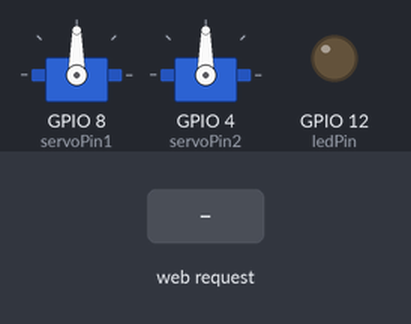
The sketch below on a simulated ESP32-S3. On the bench: 2 × servo, output pins drawn as LEDs (lit = HIGH). The test bench sets the inputs (shaded band). What the sketch prints to the serial monitor is not drawn.

Above: at 1.2 s.
1.3 s: HTTP request GET /led/on received
At 1.9 s:
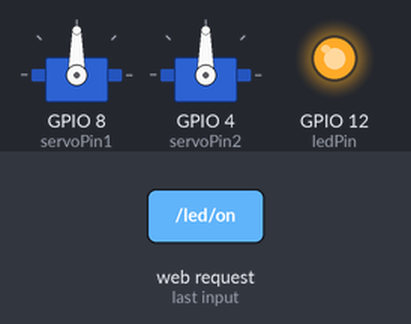
2.8 s: HTTP request GET /servo1/increase received
At 4.0 s:
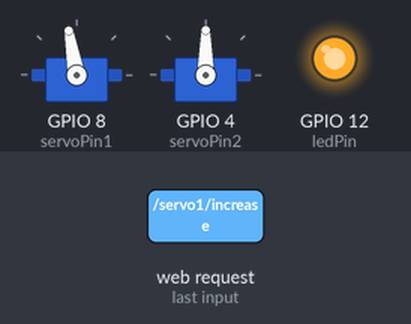
4.3 s: HTTP request GET /led/off received
At 5.3 s:
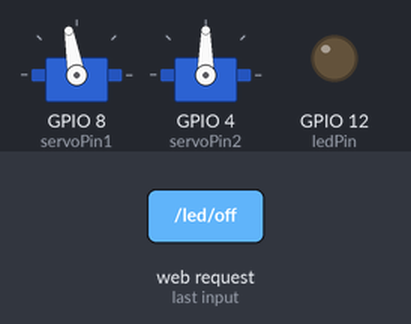
5.8 s: HTTP request GET /servo2/increase received
At 6.5 s:
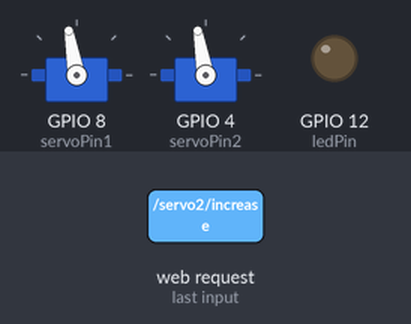
7.3 s: HTTP request GET /servo1/decrease received
At 7.6 s:
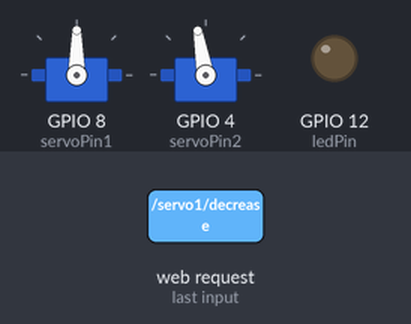
8.8 s: HTTP request GET /led/on received
At 10.0 s:
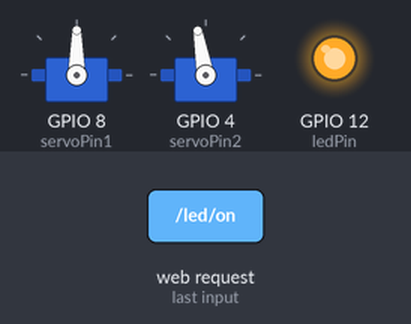
Timing chart, 0 to 11.3 s (numbered marks = the images above; inputs shaded):
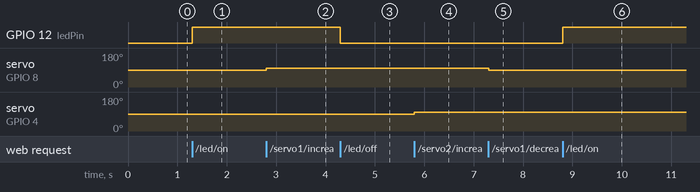

The sketch:

main.ino
```cpp
#include <WiFi.h>
#include <WebServer.h>
#include <ESP32Servo.h>
/* -------------------------------------------------------------------------- */
/*                                    基本定义                                    */
/* -------------------------------------------------------------------------- */
const char *ssid = "ESP32-Access-Point";
const char *password = "123456789";

WebServer server(80); // HTTP服务器在端口80

Servo servo1;
Servo servo2;
/* ---------------------------------- 引脚定义 ---------------------------------- */
const int ledPin = 12;   // 根据你的ESP32板子的LED引脚可能有所不同
const int servoPin1 = 8; // 舵机1连接的引脚
const int servoPin2 = 4; // 舵机2连接的引脚

const int motor1Pin1 = 2;  // 电机1的引脚1
const int motor1Pin2 = 3;  // 电机1的引脚2
const int motor2Pin1 = 10; // 电机2的引脚1
const int motor2Pin2 = 6;  // 电机2的引脚2

/* ---------------------------------- 数值初始化 --------------------------------- */
int angle1 = 90; // 舵机1的初始角度
int angle2 = 90; // 舵机2的初始角度

/* -------------------------------------------------------------------------- */
/*                          HTML页面内容，包含控制LED的按钮和显示区域                          */
/* -------------------------------------------------------------------------- */
const char *htmlPage = R"(
<!DOCTYPE html>
<html>
<head>
  <title>ESP32 Control Panel</title>
  <style>
    body { text-align: center; font-family: Arial, sans-serif; }
    .container { display: inline-block; }
    .button {
      display: inline-block;
      padding: 20px 30px;
      margin: 20px;
      font-size: 20px;
      text-align: center;
      text-decoration: none;
      outline: none;
      color: #fff;
      background-color: #4CAF50;
      border: none;
      border-radius: 15px;
      box-shadow: 0 9px #999;
    }
    .button:hover {background-color: #3e8e41}
    .button:active {
      background-color: #3e8e41;
      box-shadow: 0 5px #666;
      transform: translateY(4px);
    }
    #status {
      margin-top: 20px;
      padding: 20px;
      font-size: 20px;
      color: #333;
      border: 1px solid #ccc;
      border-radius: 10px;
    }
  </style>
</head>
<body>
  <div class="container">
    <h2>ESP32 Control Panel</h2>
    <div>
      <h3>Motion Control</h3>
      <a class="button" href="/forward">Forward</a>
      <a class="button" href="/backward">Backward</a>
      <a class="button" href="/left">Left</a>
      <a class="button" href="/right">Right</a>
    </div>
    <div>
      <h3>Servo Control</h3>
      <a class="button" href="/servo1/increase">Servo_one +10 </a>
      <a class="button" href="/servo1/decrease">Servo_one -10 </a>
      <a class="button" href="/servo2/increase">Servo_two +10 </a>
      <a class="button" href="/servo2/decrease">Servo_two -10 </a>
    </div>
    <div>
      <h3>Special Functions</h3>
      <a class="button" href="/led/on">Turn On LED</a>
      <a class="button" href="/led/off">Turn Off LED</a>
    </div>
    <div id="status">Status: Ready</div>
  </div>
  <script>
    function updateStatus(message) {
      document.getElementById('status').innerText = 'Status: ' + message;
    }

    document.querySelectorAll('.button').forEach(button => {
      button.addEventListener('click', (event) => {
        event.preventDefault();
        fetch(button.href).then(response => response.text()).then(text => {
          updateStatus(text);
        });
      });
    });
  </script>
</body>
</html>
)";

// 前进的函数
void forward()
{
    digitalWrite(motor1Pin1, HIGH);
    digitalWrite(motor1Pin2, LOW);
    digitalWrite(motor2Pin1, HIGH);
    digitalWrite(motor2Pin2, LOW);
}

// 后退的函数
void backward()
{
    digitalWrite(motor1Pin1, LOW);
    digitalWrite(motor1Pin2, HIGH);
    digitalWrite(motor2Pin1, LOW);
    digitalWrite(motor2Pin2, HIGH);
}

// 向左的函数
void left()
{
    // 这里根据实际需要添加控制代码
    digitalWrite(motor1Pin1, LOW);
    digitalWrite(motor1Pin2, HIGH);
    digitalWrite(motor2Pin1, LOW);
    digitalWrite(motor2Pin2, LOW);
}

// 向右的函数
void right()
{
    // 这里根据实际需要添加控制代码
    digitalWrite(motor1Pin1, HIGH);
    digitalWrite(motor1Pin2, LOW);
    digitalWrite(motor2Pin1, LOW);
    digitalWrite(motor2Pin2, LOW);
}

// 舵机1增加角度
void increaseServo1Angle()
{
    angle1 = min(angle1 + 10, 180);
    servo1.write(angle1);
}

// 舵机1减少角度
void decreaseServo1Angle()
{
    angle1 = max(angle1 - 10, 0);
    servo1.write(angle1);
}

// 舵机2增加角度
void increaseServo2Angle()
{
    angle2 = min(angle2 + 10, 180);
    servo2.write(angle2);
}

// 舵机2减少角度
void decreaseServo2Angle()
{
    angle2 = max(angle2 - 10, 0);
    servo2.write(angle2);
}

void setup()
{
    // 舵机部分
    servo1.attach(servoPin1);
    servo2.attach(servoPin2);

    // wifi部分
    pinMode(ledPin, OUTPUT);   // 设置LED引脚为输出模式
    digitalWrite(ledPin, LOW); // 默认关闭LED
    Serial.begin(115200);

    // 设置ESP32为AP模式
    WiFi.softAP(ssid, password);
    Serial.println("Access Point Started");
    Serial.println("IP Address: ");
    Serial.println(WiFi.softAPIP());

    // 定义URL路由和对应的处理函数
    server.on("/", HTTP_GET, []()
              { server.send(200, "text/html", htmlPage); });

    server.on("/led/on", HTTP_GET, []()
              {
        digitalWrite(ledPin, HIGH);
        server.send(200, "text/html", "LED is ON"); });

    server.on("/led/off", HTTP_GET, []()
              {
        digitalWrite(ledPin, LOW);
        server.send(200, "text/html", "LED is OFF"); });

    server.on("/forward", HTTP_GET, []()
              {
        forward();
        server.send(200, "text/html", "Moving Forward"); });

    server.on("/backward", HTTP_GET, []()
              {
        backward();
        server.send(200, "text/html", "Moving Backward"); });

    server.on("/left", HTTP_GET, []()
              {
        left();
        server.send(200, "text/html", "Turning Left"); });

    server.on("/right", HTTP_GET, []()
              {
        right();
        server.send(200, "text/html", "Turning Right"); });

    server.on("/servo1/increase", HTTP_GET, []()
              {
        increaseServo1Angle();
        server.send(200, "text/html", "Servo 1 Angle: " + String(angle1)); });

    server.on("/servo1/decrease", HTTP_GET, []()
              {
        decreaseServo1Angle();
        server.send(200, "text/html", "Servo 1 Angle: " + String(angle1)); });

    server.on("/servo2/increase", HTTP_GET, []()
              {
        increaseServo2Angle();
        server.send(200, "text/html", "Servo 2 Angle: " + String(angle2)); });

    server.on("/servo2/decrease", HTTP_GET, []()
              {
        decreaseServo2Angle();
        server.send(200, "text/html", "Servo 2 Angle: " + String(angle2)); });

    // 启动服务器
    server.begin();
}

void loop()
{
    server.handleClient(); // 处理客户端请求
}
```

Measured:
- after the input at 1.3 s, GPIO 12 (ledPin): LOW → HIGH at once
- after the input at 2.8 s, servo on GPIO 8 (servoPin1): 90° → 100° at once
- after the input at 4.3 s, GPIO 12 (ledPin): HIGH → LOW at once
- after the input at 5.8 s, servo on GPIO 4 (servoPin2): 90° → 100° at once
- after the input at 7.3 s, servo on GPIO 8 (servoPin1): 100° → 90° at once
- after the input at 8.8 s, GPIO 12 (ledPin): LOW → HIGH at once
